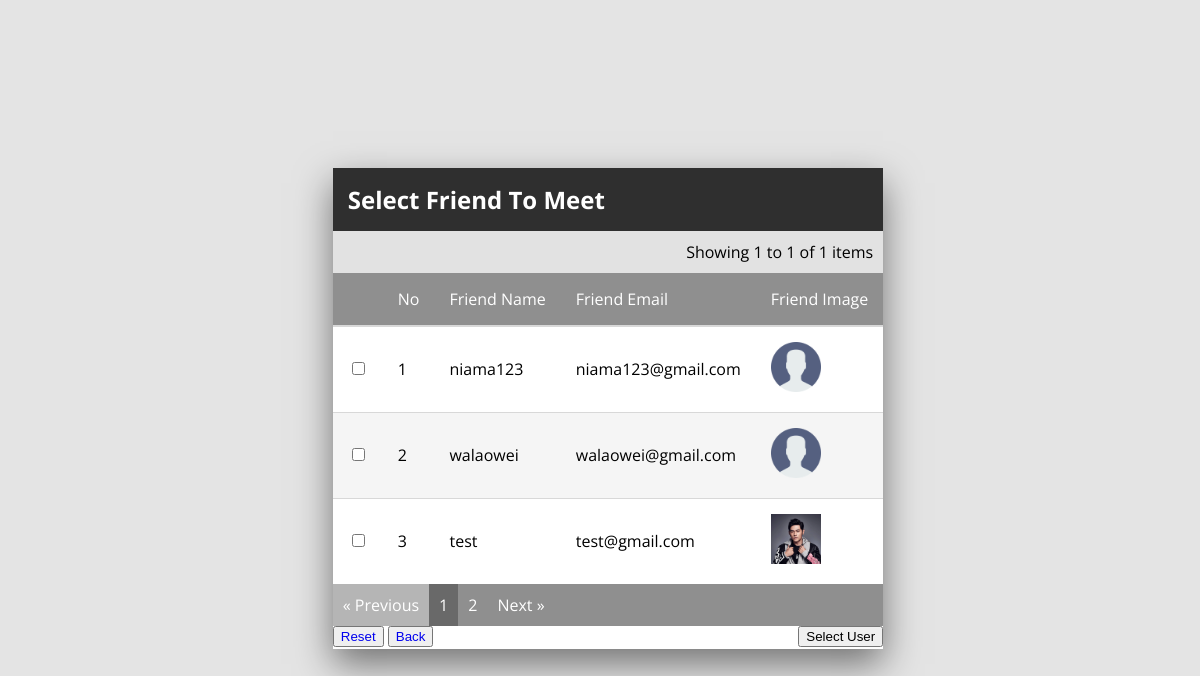
The app's page /Urgent_friend.php?meet&hostid=1&day=tue (signed in) with its own data.
### tables this page shows
CREATE TABLE `friend` (
  `friend_id` int(20) NOT NULL,
  `user_id` int(20) NOT NULL,
  `user_friend_id` int(20) NOT NULL,
  `friend_name` varchar(50) NOT NULL,
  `friend_email` varchar(50) NOT NULL,
  `friend_img` varchar(255) NOT NULL
);

CREATE TABLE `user` (
  `user_id` int(20) NOT NULL,
  `user_code` varchar(40) NOT NULL,
  `user_name` varchar(50) NOT NULL,
  `user_email` varchar(50) NOT NULL,
  `user_pass` varchar(40) NOT NULL,
  `user_img` varchar(255) NOT NULL
);

### Urgent_friend.php (the view, shortened to what this page needs)
<?php
include("dataconnection.php");
if(isset($_GET["meet"]))
{
 $hostid = $_GET["hostid"];
 $day= $_GET["day"];
}
$couuntlis=mysqli_query($connect,"SELECT * FROM friend WHERE user_id='$hostid'");
$listf=mysqli_num_rows($couuntlis);
$u_as_friend=mysqli_query($connect,"SELECT * FROM friend WHERE user_friend_id='$hostid'");
 ?>
<!DOCTYPE html>
<html lang="en" >
<head>
  <meta name="viewport" content="width=device-width, initial-scale=1"><link rel="stylesheet" href="https://cdnjs.cloudflare.com/ajax/libs/normalize/5.0.0/normalize.min.css">
<link rel="stylesheet" href="./style.css">
</head>
<body>
<form method="post" name="user form">
<div class="card">
  <div class="table-title">
    <h2>Select Friend To Meet</h2>
  </div>
  <div class="table-concept">
    <div class="table-display">Showing 1 to
	<?php
	if($listf>10)
			{
				echo "10";
			}
			else
			{
				echo $listf;
			}
		?>
      of  <?php echo $listf; ?> items
    </div>
    <table>
      <thead>
        <tr>
          <th></th>
          <th>No</th>
          <th>Friend Name</th>
          <th>Friend Email</th>
		  <th>Friend Image</th>
        </tr>
      </thead>
<?php
if(mysqli_num_rows($couuntlis) > 0)
{
?>
      <tbody>
	<?php
$no=1;
	while($row = mysqli_fetch_assoc($couuntlis))
	{
		$checked = '';
		$disabled = '';
				?>
        <tr>
          <td>
            <input type="checkbox" name="friend_id[]" id="cbx1" value="<?php echo $row["friend_id"].'" '.$checked.' '.$disabled;?>/>
		  </td>
          <td><?php echo $no;?></td>
          <td><?php echo $row["friend_name"];?>
		  </td>
		   <td><?php echo $row["friend_email"];?>
		   </td>
		    <td><img width="50px;" src="profile/image/<?php echo $row["friend_img"];?>">
			</td>
        </tr>
   	<?php
$no++;
	}
	?>
<?php
}
if(mysqli_num_rows($u_as_friend)>0)
{
	while($u_as_f=mysqli_fetch_assoc($u_as_friend))
	{
		$find_owner_id=$u_as_f["user_id"];
		$owner_details=mysqli_query($connect,"SELECT * FROM user WHERE user_id='$find_owner_id'");
		$owner_d=mysqli_fetch_assoc($owner_details);
		?>
		<tr>
          <td>
            <input type="checkbox" name="own_id[]"  value="<?php echo $owner_d["user_id"];?>"/>
		  </td>
          <td><?php echo $no;?></td>
          <td><?php echo $owner_d["user_name"];?>
		  </td>
		   <td><?php echo $owner_d["user_email"];?>
		   </td>
		    <td><img width="50px;" src="profile/image/<?php echo $owner_d["user_img"];?>">
			</td>
        </tr>
		<?php
	$no+=1;
	}
}
	?>
 </tbody>
    </table>
	<div class="pagination">
      <label class="disabled" for="table_radio_-1">&laquo; Previous</label>
      <label class="active" for="table_radio_0" id="table_pager_0">1</label>
      <label for="table_radio_1" id="table_pager_1">2</label>
      <label for="table_radio_1">Next &raquo;</label>
    </div>
 <input style="float: right;margin-left: 30px;" type="submit" name="submit" class="btn btn-success" value="Select User" <?php echo $disabled;?>>
 <button><a  style="float: right;text-decoration: none;" onclick="myFunction()" href="Urgent_friend.php?Urgent&reset&hostid=<?php echo $hostid?>&day=<?php echo $day?>">Reset</button></a>
		<button><a  style="float: right;text-decoration: none;" href="Urgent_friend.php?back&hostid=<?php echo $hostid?>&day=<?php echo $day?>">Back</button></a>
  </div>
</div>
</form>
</body>
</html>

### style.css (style rules this page uses)
body { font-family: "Open Sans", sans-serif; background-color: #e4e4e4; width: 100vw; height: 100vh; display: flex; align-items: center; justify-content: center; overflow: hidden; }
.card { background-color: #ffffff; width: 100%; max-width: 100%; max-height: 100%; display: flex; flex-direction: column; box-shadow: 0 15px 35px rgba(0, 0, 0, 0.5); }
.table-concept { width: 100%; height: 100%; max-height: 100%; overflow: auto; box-sizing: border-box; }
.table-concept .table-radio:checked + .table-display { display: block; }
.table-concept .table-radio:checked + .table-display + table { width: 100%; display: table; }
.table-concept .table-radio:checked + .table-display + table + .pagination { display: flex; }
.table-concept .table-radio:checked + .table-display + table + .pagination > label.active { color: #ffffff; background-color: dimgray; cursor: default; }
.table-concept .table-radio:checked + .table-display + table + .pagination > label.disabled { color: #ffffff; background-color: #b5b5b5; cursor: default; }
.table-concept .table-display { background-color: #e2e2e2; text-align: right; padding: 10px; display: none; position: sticky; left: 0; }
.table-concept table { background-color: #ffffff; font-size: 16px; border-collapse: collapse; display: none; }
.table-concept table tr:last-child td { border-bottom: 0; }
.table-concept table tr th, .table-concept table tr td { text-align: left; padding: 15px; box-sizing: border-box; }
.table-concept table tr th { color: #ffffff; font-weight: normal; background-color: #8f8f8f; border-bottom: solid 2px #d8d8d8; position: sticky; top: 0; }
.table-concept table tr td { border: solid 1px #d8d8d8; border-left: 0; border-right: 0; white-space: nowrap; }
.table-concept table tbody tr { transition: background-color 150ms ease-out; }
.table-concept table tbody tr:nth-child(2n) { background-color: whitesmoke; }
.table-concept .pagination { background-color: #8f8f8f; width: 100%; display: none; position: sticky; bottom: 0; left: 0; }
.table-concept .pagination > label { background-color: #8f8f8f; color: #ffffff; padding: 10px; cursor: pointer; }
.table-title { color: #ffffff; background-color: #2f2f2f; padding: 15px; }
.table-title h2 { margin: 0; padding: 0; }

### records on screen
friend: friend_name "niama123", friend_email "niama123@gmail.com", friend_img (placeholder picture)
friend: user.user_name "walaowei", user.user_email "walaowei@gmail.com", user.user_img (placeholder picture)
friend: user.user_name "test", user.user_email "test@gmail.com", user.user_img (picture)

### other values on screen
$listf "1"
